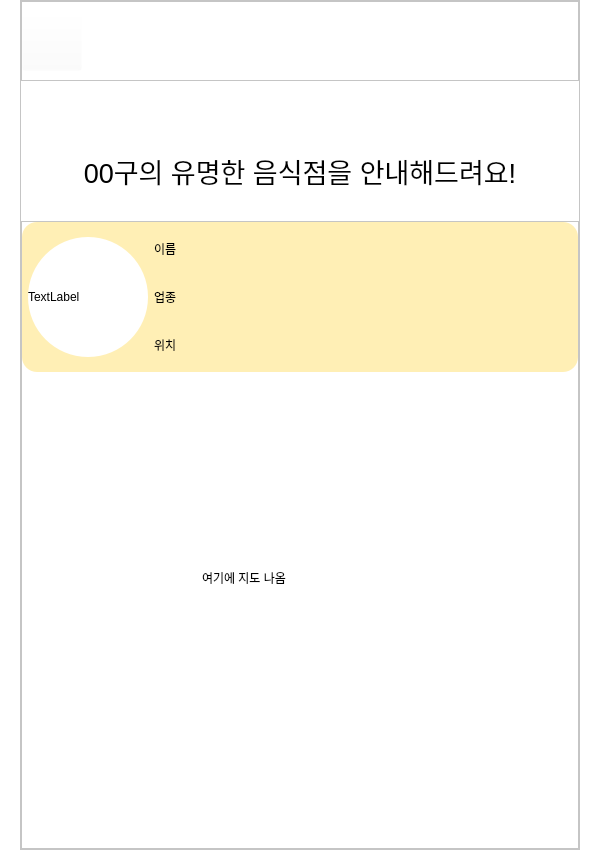
<?xml version="1.0" encoding="UTF-8"?>
<ui version="4.0">
 <class>MainWindow</class>
 <widget class="QMainWindow" name="MainWindow">
  <property name="geometry">
   <rect>
    <x>0</x>
    <y>0</y>
    <width>600</width>
    <height>850</height>
   </rect>
  </property>
  <property name="minimumSize">
   <size>
    <width>600</width>
    <height>850</height>
   </size>
  </property>
  <property name="maximumSize">
   <size>
    <width>600</width>
    <height>850</height>
   </size>
  </property>
  <property name="windowTitle">
   <string>MainWindow</string>
  </property>
  <widget class="QWidget" name="centralwidget">
   <layout class="QVBoxLayout" name="verticalLayout">
    <property name="spacing">
     <number>0</number>
    </property>
    <property name="leftMargin">
     <number>0</number>
    </property>
    <property name="topMargin">
     <number>0</number>
    </property>
    <property name="rightMargin">
     <number>0</number>
    </property>
    <property name="bottomMargin">
     <number>0</number>
    </property>
    <item>
     <widget class="QStackedWidget" name="stackedWidget">
      <property name="currentIndex">
       <number>4</number>
      </property>
      <widget class="QWidget" name="open_page">
       <widget class="QLabel" name="label">
        <property name="geometry">
         <rect>
          <x>0</x>
          <y>0</y>
          <width>601</width>
          <height>851</height>
         </rect>
        </property>
        <property name="text">
         <string/>
        </property>
        <property name="pixmap">
         <pixmap>img/background.png</pixmap>
        </property>
        <property name="scaledContents">
         <bool>true</bool>
        </property>
       </widget>
       <widget class="QLabel" name="label_2">
        <property name="geometry">
         <rect>
          <x>180</x>
          <y>250</y>
          <width>301</width>
          <height>71</height>
         </rect>
        </property>
        <property name="styleSheet">
         <string notr="true">font: 81 30pt &quot;Pretendard ExtraBold&quot;;
color: rgb(255, 255, 255);</string>
        </property>
        <property name="text">
         <string>서울 관광 프로그램</string>
        </property>
       </widget>
      </widget>
      <widget class="QWidget" name="main_page_1">
       <property name="styleSheet">
        <string notr="true">background-color: rgb(255, 255, 255);</string>
       </property>
       <layout class="QHBoxLayout" name="horizontalLayout_2">
        <property name="spacing">
         <number>0</number>
        </property>
        <property name="leftMargin">
         <number>0</number>
        </property>
        <property name="topMargin">
         <number>0</number>
        </property>
        <property name="rightMargin">
         <number>0</number>
        </property>
        <property name="bottomMargin">
         <number>0</number>
        </property>
        <item>
         <layout class="QHBoxLayout" name="horizontalLayout">
          <property name="spacing">
           <number>0</number>
          </property>
          <item>
           <spacer name="horizontalSpacer">
            <property name="orientation">
             <enum>Qt::Horizontal</enum>
            </property>
            <property name="sizeType">
             <enum>QSizePolicy::Fixed</enum>
            </property>
            <property name="sizeHint" stdset="0">
             <size>
              <width>20</width>
              <height>20</height>
             </size>
            </property>
           </spacer>
          </item>
          <item>
           <widget class="QFrame" name="frame_3">
            <property name="frameShape">
             <enum>QFrame::StyledPanel</enum>
            </property>
            <property name="frameShadow">
             <enum>QFrame::Raised</enum>
            </property>
            <layout class="QVBoxLayout" name="verticalLayout_3">
             <property name="spacing">
              <number>0</number>
             </property>
             <property name="leftMargin">
              <number>0</number>
             </property>
             <property name="topMargin">
              <number>0</number>
             </property>
             <property name="rightMargin">
              <number>0</number>
             </property>
             <property name="bottomMargin">
              <number>0</number>
             </property>
             <item>
              <spacer name="verticalSpacer">
               <property name="orientation">
                <enum>Qt::Vertical</enum>
               </property>
               <property name="sizeType">
                <enum>QSizePolicy::Fixed</enum>
               </property>
               <property name="sizeHint" stdset="0">
                <size>
                 <width>20</width>
                 <height>55</height>
                </size>
               </property>
              </spacer>
             </item>
             <item>
              <widget class="QLabel" name="label_4">
               <property name="minimumSize">
                <size>
                 <width>0</width>
                 <height>40</height>
                </size>
               </property>
               <property name="maximumSize">
                <size>
                 <width>16777215</width>
                 <height>40</height>
                </size>
               </property>
               <property name="font">
                <font>
                 <family>Pretendard Light</family>
                 <pointsize>20</pointsize>
                </font>
               </property>
               <property name="text">
                <string>서울 여행 추천기</string>
               </property>
              </widget>
             </item>
             <item>
              <widget class="QLabel" name="label_5">
               <property name="minimumSize">
                <size>
                 <width>0</width>
                 <height>96</height>
                </size>
               </property>
               <property name="maximumSize">
                <size>
                 <width>16777215</width>
                 <height>96</height>
                </size>
               </property>
               <property name="font">
                <font>
                 <family>Pretendard SemiBold</family>
                 <pointsize>28</pointsize>
                </font>
               </property>
               <property name="text">
                <string>000님, 
서울 여행을 준비하세요.</string>
               </property>
              </widget>
             </item>
             <item>
              <widget class="QFrame" name="frame">
               <property name="maximumSize">
                <size>
                 <width>16777215</width>
                 <height>545</height>
                </size>
               </property>
               <property name="styleSheet">
                <string notr="true">QPushButton{
border-radius: 15px;
border: 1px solid black;
background-color: rgb(255, 255, 255);
}</string>
               </property>
               <property name="frameShape">
                <enum>QFrame::StyledPanel</enum>
               </property>
               <property name="frameShadow">
                <enum>QFrame::Raised</enum>
               </property>
               <layout class="QVBoxLayout" name="verticalLayout_2">
                <property name="spacing">
                 <number>0</number>
                </property>
                <property name="leftMargin">
                 <number>0</number>
                </property>
                <property name="topMargin">
                 <number>0</number>
                </property>
                <property name="rightMargin">
                 <number>0</number>
                </property>
                <property name="bottomMargin">
                 <number>0</number>
                </property>
                <item>
                 <widget class="QLabel" name="label_3">
                  <property name="minimumSize">
                   <size>
                    <width>0</width>
                    <height>30</height>
                   </size>
                  </property>
                  <property name="maximumSize">
                   <size>
                    <width>16777215</width>
                    <height>30</height>
                   </size>
                  </property>
                  <property name="font">
                   <font>
                    <family>Pretendard Light</family>
                    <pointsize>16</pointsize>
                   </font>
                  </property>
                  <property name="text">
                   <string>오늘의 서울 날씨는..</string>
                  </property>
                 </widget>
                </item>
                <item>
                 <widget class="QWidget" name="widget" native="true">
                  <property name="styleSheet">
                   <string notr="true">background-color: rgb(255, 255, 255);
border-radius: 15px;
border: 1px solid black;</string>
                  </property>
                 </widget>
                </item>
                <item>
                 <widget class="QFrame" name="frame_2">
                  <property name="minimumSize">
                   <size>
                    <width>0</width>
                    <height>210</height>
                   </size>
                  </property>
                  <property name="styleSheet">
                   <string notr="true"/>
                  </property>
                  <property name="frameShape">
                   <enum>QFrame::StyledPanel</enum>
                  </property>
                  <property name="frameShadow">
                   <enum>QFrame::Raised</enum>
                  </property>
                  <layout class="QHBoxLayout" name="horizontalLayout_4">
                   <property name="spacing">
                    <number>0</number>
                   </property>
                   <property name="leftMargin">
                    <number>0</number>
                   </property>
                   <property name="topMargin">
                    <number>0</number>
                   </property>
                   <property name="rightMargin">
                    <number>0</number>
                   </property>
                   <property name="bottomMargin">
                    <number>0</number>
                   </property>
                   <item>
                    <widget class="QPushButton" name="pushButton_3">
                     <property name="minimumSize">
                      <size>
                       <width>170</width>
                       <height>150</height>
                      </size>
                     </property>
                     <property name="maximumSize">
                      <size>
                       <width>16777215</width>
                       <height>150</height>
                      </size>
                     </property>
                     <property name="text">
                      <string>맛집</string>
                     </property>
                    </widget>
                   </item>
                   <item>
                    <spacer name="horizontalSpacer_3">
                     <property name="orientation">
                      <enum>Qt::Horizontal</enum>
                     </property>
                     <property name="sizeHint" stdset="0">
                      <size>
                       <width>40</width>
                       <height>20</height>
                      </size>
                     </property>
                    </spacer>
                   </item>
                   <item>
                    <widget class="QPushButton" name="pushButton_2">
                     <property name="minimumSize">
                      <size>
                       <width>170</width>
                       <height>150</height>
                      </size>
                     </property>
                     <property name="text">
                      <string>숙박</string>
                     </property>
                    </widget>
                   </item>
                   <item>
                    <spacer name="horizontalSpacer_4">
                     <property name="orientation">
                      <enum>Qt::Horizontal</enum>
                     </property>
                     <property name="sizeHint" stdset="0">
                      <size>
                       <width>40</width>
                       <height>20</height>
                      </size>
                     </property>
                    </spacer>
                   </item>
                   <item>
                    <widget class="QPushButton" name="pushButton">
                     <property name="minimumSize">
                      <size>
                       <width>170</width>
                       <height>150</height>
                      </size>
                     </property>
                     <property name="text">
                      <string>관광</string>
                     </property>
                    </widget>
                   </item>
                  </layout>
                 </widget>
                </item>
                <item>
                 <widget class="QPushButton" name="pushButton_4">
                  <property name="minimumSize">
                   <size>
                    <width>0</width>
                    <height>150</height>
                   </size>
                  </property>
                  <property name="maximumSize">
                   <size>
                    <width>16777215</width>
                    <height>150</height>
                   </size>
                  </property>
                  <property name="styleSheet">
                   <string notr="true"/>
                  </property>
                  <property name="text">
                   <string>전체보기</string>
                  </property>
                 </widget>
                </item>
               </layout>
              </widget>
             </item>
             <item>
              <spacer name="verticalSpacer_2">
               <property name="orientation">
                <enum>Qt::Vertical</enum>
               </property>
               <property name="sizeType">
                <enum>QSizePolicy::Fixed</enum>
               </property>
               <property name="sizeHint" stdset="0">
                <size>
                 <width>20</width>
                 <height>60</height>
                </size>
               </property>
              </spacer>
             </item>
            </layout>
           </widget>
          </item>
          <item>
           <spacer name="horizontalSpacer_2">
            <property name="orientation">
             <enum>Qt::Horizontal</enum>
            </property>
            <property name="sizeType">
             <enum>QSizePolicy::Fixed</enum>
            </property>
            <property name="sizeHint" stdset="0">
             <size>
              <width>20</width>
              <height>20</height>
             </size>
            </property>
           </spacer>
          </item>
         </layout>
        </item>
       </layout>
      </widget>
      <widget class="QWidget" name="main_page_2">
       <property name="styleSheet">
        <string notr="true">background-color: rgb(255, 255, 255);</string>
       </property>
       <layout class="QVBoxLayout" name="verticalLayout_5">
        <property name="spacing">
         <number>0</number>
        </property>
        <property name="leftMargin">
         <number>0</number>
        </property>
        <property name="topMargin">
         <number>0</number>
        </property>
        <property name="rightMargin">
         <number>0</number>
        </property>
        <property name="bottomMargin">
         <number>0</number>
        </property>
        <item>
         <layout class="QHBoxLayout" name="horizontalLayout_5">
          <property name="spacing">
           <number>0</number>
          </property>
          <item>
           <spacer name="horizontalSpacer_6">
            <property name="orientation">
             <enum>Qt::Horizontal</enum>
            </property>
            <property name="sizeType">
             <enum>QSizePolicy::Fixed</enum>
            </property>
            <property name="sizeHint" stdset="0">
             <size>
              <width>20</width>
              <height>20</height>
             </size>
            </property>
           </spacer>
          </item>
          <item>
           <widget class="QFrame" name="frame_5">
            <property name="minimumSize">
             <size>
              <width>0</width>
              <height>220</height>
             </size>
            </property>
            <property name="frameShape">
             <enum>QFrame::StyledPanel</enum>
            </property>
            <property name="frameShadow">
             <enum>QFrame::Raised</enum>
            </property>
            <layout class="QVBoxLayout" name="verticalLayout_4">
             <property name="spacing">
              <number>0</number>
             </property>
             <property name="leftMargin">
              <number>0</number>
             </property>
             <property name="topMargin">
              <number>0</number>
             </property>
             <property name="rightMargin">
              <number>0</number>
             </property>
             <property name="bottomMargin">
              <number>0</number>
             </property>
             <item>
              <widget class="QFrame" name="frame_4">
               <property name="minimumSize">
                <size>
                 <width>0</width>
                 <height>80</height>
                </size>
               </property>
               <property name="maximumSize">
                <size>
                 <width>16777215</width>
                 <height>80</height>
                </size>
               </property>
               <property name="frameShape">
                <enum>QFrame::StyledPanel</enum>
               </property>
               <property name="frameShadow">
                <enum>QFrame::Raised</enum>
               </property>
               <layout class="QHBoxLayout" name="horizontalLayout_3">
                <property name="spacing">
                 <number>0</number>
                </property>
                <property name="leftMargin">
                 <number>0</number>
                </property>
                <property name="topMargin">
                 <number>0</number>
                </property>
                <property name="rightMargin">
                 <number>0</number>
                </property>
                <property name="bottomMargin">
                 <number>0</number>
                </property>
                <item>
                 <widget class="QPushButton" name="pushButton_5">
                  <property name="minimumSize">
                   <size>
                    <width>60</width>
                    <height>60</height>
                   </size>
                  </property>
                  <property name="styleSheet">
                   <string notr="true">background-color: rgba(255, 255, 255, 0);</string>
                  </property>
                  <property name="text">
                   <string/>
                  </property>
                  <property name="icon">
                   <iconset>
                    <normaloff>img/back.png</normaloff>img/back.png</iconset>
                  </property>
                  <property name="iconSize">
                   <size>
                    <width>60</width>
                    <height>60</height>
                   </size>
                  </property>
                 </widget>
                </item>
                <item>
                 <spacer name="horizontalSpacer_5">
                  <property name="orientation">
                   <enum>Qt::Horizontal</enum>
                  </property>
                  <property name="sizeType">
                   <enum>QSizePolicy::Expanding</enum>
                  </property>
                  <property name="sizeHint" stdset="0">
                   <size>
                    <width>40</width>
                    <height>20</height>
                   </size>
                  </property>
                 </spacer>
                </item>
               </layout>
              </widget>
             </item>
             <item>
              <spacer name="verticalSpacer_3">
               <property name="orientation">
                <enum>Qt::Vertical</enum>
               </property>
               <property name="sizeType">
                <enum>QSizePolicy::Fixed</enum>
               </property>
               <property name="sizeHint" stdset="0">
                <size>
                 <width>20</width>
                 <height>40</height>
                </size>
               </property>
              </spacer>
             </item>
             <item>
              <widget class="QLabel" name="label_7">
               <property name="minimumSize">
                <size>
                 <width>0</width>
                 <height>100</height>
                </size>
               </property>
               <property name="maximumSize">
                <size>
                 <width>16777215</width>
                 <height>100</height>
                </size>
               </property>
               <property name="font">
                <font>
                 <pointsize>20</pointsize>
                </font>
               </property>
               <property name="text">
                <string>가고싶은 서울의 장소를 선택하세요!
인기있는 음식점들만 소개해 드립니다.</string>
               </property>
               <property name="alignment">
                <set>Qt::AlignCenter</set>
               </property>
              </widget>
             </item>
             <item>
              <widget class="QFrame" name="frame_6">
               <property name="minimumSize">
                <size>
                 <width>0</width>
                 <height>570</height>
                </size>
               </property>
               <property name="frameShape">
                <enum>QFrame::StyledPanel</enum>
               </property>
               <property name="frameShadow">
                <enum>QFrame::Raised</enum>
               </property>
               <layout class="QVBoxLayout" name="verticalLayout_6">
                <property name="spacing">
                 <number>0</number>
                </property>
                <property name="leftMargin">
                 <number>0</number>
                </property>
                <property name="topMargin">
                 <number>0</number>
                </property>
                <property name="rightMargin">
                 <number>0</number>
                </property>
                <property name="bottomMargin">
                 <number>0</number>
                </property>
                <item>
                 <layout class="QGridLayout" name="gridLayout">
                  <property name="spacing">
                   <number>15</number>
                  </property>
                 </layout>
                </item>
               </layout>
              </widget>
             </item>
            </layout>
           </widget>
          </item>
          <item>
           <spacer name="horizontalSpacer_7">
            <property name="orientation">
             <enum>Qt::Horizontal</enum>
            </property>
            <property name="sizeType">
             <enum>QSizePolicy::Fixed</enum>
            </property>
            <property name="sizeHint" stdset="0">
             <size>
              <width>20</width>
              <height>20</height>
             </size>
            </property>
           </spacer>
          </item>
         </layout>
        </item>
       </layout>
      </widget>
      <widget class="QWidget" name="main_page_3">
       <property name="styleSheet">
        <string notr="true">background-color: rgb(255, 255, 255);</string>
       </property>
       <layout class="QVBoxLayout" name="verticalLayout_9">
        <property name="spacing">
         <number>0</number>
        </property>
        <property name="leftMargin">
         <number>0</number>
        </property>
        <property name="topMargin">
         <number>0</number>
        </property>
        <property name="rightMargin">
         <number>0</number>
        </property>
        <property name="bottomMargin">
         <number>0</number>
        </property>
        <item>
         <layout class="QHBoxLayout" name="horizontalLayout_6">
          <property name="spacing">
           <number>0</number>
          </property>
          <item>
           <spacer name="horizontalSpacer_8">
            <property name="orientation">
             <enum>Qt::Horizontal</enum>
            </property>
            <property name="sizeType">
             <enum>QSizePolicy::Fixed</enum>
            </property>
            <property name="sizeHint" stdset="0">
             <size>
              <width>20</width>
              <height>20</height>
             </size>
            </property>
           </spacer>
          </item>
          <item>
           <widget class="QFrame" name="frame_7">
            <property name="minimumSize">
             <size>
              <width>0</width>
              <height>220</height>
             </size>
            </property>
            <property name="frameShape">
             <enum>QFrame::StyledPanel</enum>
            </property>
            <property name="frameShadow">
             <enum>QFrame::Raised</enum>
            </property>
            <layout class="QVBoxLayout" name="verticalLayout_7">
             <property name="spacing">
              <number>0</number>
             </property>
             <property name="leftMargin">
              <number>0</number>
             </property>
             <property name="topMargin">
              <number>0</number>
             </property>
             <property name="rightMargin">
              <number>0</number>
             </property>
             <property name="bottomMargin">
              <number>0</number>
             </property>
             <item>
              <widget class="QFrame" name="frame_8">
               <property name="minimumSize">
                <size>
                 <width>0</width>
                 <height>80</height>
                </size>
               </property>
               <property name="maximumSize">
                <size>
                 <width>16777215</width>
                 <height>80</height>
                </size>
               </property>
               <property name="frameShape">
                <enum>QFrame::StyledPanel</enum>
               </property>
               <property name="frameShadow">
                <enum>QFrame::Raised</enum>
               </property>
               <layout class="QHBoxLayout" name="horizontalLayout_7">
                <property name="spacing">
                 <number>0</number>
                </property>
                <property name="leftMargin">
                 <number>0</number>
                </property>
                <property name="topMargin">
                 <number>0</number>
                </property>
                <property name="rightMargin">
                 <number>0</number>
                </property>
                <property name="bottomMargin">
                 <number>0</number>
                </property>
                <item>
                 <widget class="QPushButton" name="pushButton_6">
                  <property name="minimumSize">
                   <size>
                    <width>60</width>
                    <height>60</height>
                   </size>
                  </property>
                  <property name="styleSheet">
                   <string notr="true">background-color: rgba(255, 255, 255, 0);</string>
                  </property>
                  <property name="text">
                   <string/>
                  </property>
                  <property name="icon">
                   <iconset>
                    <normaloff>img/back.png</normaloff>img/back.png</iconset>
                  </property>
                  <property name="iconSize">
                   <size>
                    <width>60</width>
                    <height>60</height>
                   </size>
                  </property>
                 </widget>
                </item>
                <item>
                 <spacer name="horizontalSpacer_9">
                  <property name="orientation">
                   <enum>Qt::Horizontal</enum>
                  </property>
                  <property name="sizeType">
                   <enum>QSizePolicy::Expanding</enum>
                  </property>
                  <property name="sizeHint" stdset="0">
                   <size>
                    <width>40</width>
                    <height>20</height>
                   </size>
                  </property>
                 </spacer>
                </item>
               </layout>
              </widget>
             </item>
             <item>
              <spacer name="verticalSpacer_4">
               <property name="orientation">
                <enum>Qt::Vertical</enum>
               </property>
               <property name="sizeType">
                <enum>QSizePolicy::Fixed</enum>
               </property>
               <property name="sizeHint" stdset="0">
                <size>
                 <width>20</width>
                 <height>40</height>
                </size>
               </property>
              </spacer>
             </item>
             <item>
              <widget class="QLabel" name="label_8">
               <property name="minimumSize">
                <size>
                 <width>0</width>
                 <height>100</height>
                </size>
               </property>
               <property name="maximumSize">
                <size>
                 <width>16777215</width>
                 <height>100</height>
                </size>
               </property>
               <property name="font">
                <font>
                 <pointsize>20</pointsize>
                </font>
               </property>
               <property name="text">
                <string>00구의 유명한 음식점을 안내해드려요!</string>
               </property>
               <property name="alignment">
                <set>Qt::AlignCenter</set>
               </property>
              </widget>
             </item>
             <item>
              <widget class="QFrame" name="frame_9">
               <property name="minimumSize">
                <size>
                 <width>0</width>
                 <height>570</height>
                </size>
               </property>
               <property name="frameShape">
                <enum>QFrame::StyledPanel</enum>
               </property>
               <property name="frameShadow">
                <enum>QFrame::Raised</enum>
               </property>
               <layout class="QVBoxLayout" name="verticalLayout_8">
                <property name="spacing">
                 <number>0</number>
                </property>
                <property name="leftMargin">
                 <number>0</number>
                </property>
                <property name="topMargin">
                 <number>0</number>
                </property>
                <property name="rightMargin">
                 <number>0</number>
                </property>
                <property name="bottomMargin">
                 <number>0</number>
                </property>
                <item>
                 <widget class="QScrollArea" name="scrollArea">
                  <property name="widgetResizable">
                   <bool>true</bool>
                  </property>
                  <widget class="QWidget" name="scrollAreaWidgetContents">
                   <property name="geometry">
                    <rect>
                     <x>0</x>
                     <y>0</y>
                     <width>552</width>
                     <height>582</height>
                    </rect>
                   </property>
                  </widget>
                 </widget>
                </item>
                <item>
                 <spacer name="verticalSpacer_5">
                  <property name="orientation">
                   <enum>Qt::Vertical</enum>
                  </property>
                  <property name="sizeType">
                   <enum>QSizePolicy::Fixed</enum>
                  </property>
                  <property name="sizeHint" stdset="0">
                   <size>
                    <width>20</width>
                    <height>40</height>
                   </size>
                  </property>
                 </spacer>
                </item>
               </layout>
              </widget>
             </item>
            </layout>
           </widget>
          </item>
          <item>
           <spacer name="horizontalSpacer_10">
            <property name="orientation">
             <enum>Qt::Horizontal</enum>
            </property>
            <property name="sizeType">
             <enum>QSizePolicy::Fixed</enum>
            </property>
            <property name="sizeHint" stdset="0">
             <size>
              <width>20</width>
              <height>20</height>
             </size>
            </property>
           </spacer>
          </item>
         </layout>
        </item>
       </layout>
      </widget>
      <widget class="QWidget" name="main_page_4">
       <property name="styleSheet">
        <string notr="true">background-color: rgb(255, 255, 255);</string>
       </property>
       <layout class="QVBoxLayout" name="verticalLayout_12">
        <property name="spacing">
         <number>0</number>
        </property>
        <property name="leftMargin">
         <number>0</number>
        </property>
        <property name="topMargin">
         <number>0</number>
        </property>
        <property name="rightMargin">
         <number>0</number>
        </property>
        <property name="bottomMargin">
         <number>0</number>
        </property>
        <item>
         <layout class="QHBoxLayout" name="horizontalLayout_8">
          <property name="spacing">
           <number>0</number>
          </property>
          <item>
           <spacer name="horizontalSpacer_11">
            <property name="orientation">
             <enum>Qt::Horizontal</enum>
            </property>
            <property name="sizeType">
             <enum>QSizePolicy::Fixed</enum>
            </property>
            <property name="sizeHint" stdset="0">
             <size>
              <width>20</width>
              <height>20</height>
             </size>
            </property>
           </spacer>
          </item>
          <item>
           <widget class="QFrame" name="frame_10">
            <property name="minimumSize">
             <size>
              <width>0</width>
              <height>220</height>
             </size>
            </property>
            <property name="frameShape">
             <enum>QFrame::StyledPanel</enum>
            </property>
            <property name="frameShadow">
             <enum>QFrame::Raised</enum>
            </property>
            <layout class="QVBoxLayout" name="verticalLayout_10">
             <property name="spacing">
              <number>0</number>
             </property>
             <property name="leftMargin">
              <number>0</number>
             </property>
             <property name="topMargin">
              <number>0</number>
             </property>
             <property name="rightMargin">
              <number>0</number>
             </property>
             <property name="bottomMargin">
              <number>0</number>
             </property>
             <item>
              <widget class="QFrame" name="frame_11">
               <property name="maximumSize">
                <size>
                 <width>16777215</width>
                 <height>80</height>
                </size>
               </property>
               <property name="frameShape">
                <enum>QFrame::StyledPanel</enum>
               </property>
               <property name="frameShadow">
                <enum>QFrame::Raised</enum>
               </property>
               <layout class="QHBoxLayout" name="horizontalLayout_9">
                <property name="spacing">
                 <number>0</number>
                </property>
                <property name="leftMargin">
                 <number>0</number>
                </property>
                <property name="topMargin">
                 <number>0</number>
                </property>
                <property name="rightMargin">
                 <number>0</number>
                </property>
                <property name="bottomMargin">
                 <number>0</number>
                </property>
                <item>
                 <widget class="QPushButton" name="pushButton_7">
                  <property name="minimumSize">
                   <size>
                    <width>60</width>
                    <height>60</height>
                   </size>
                  </property>
                  <property name="styleSheet">
                   <string notr="true">background-color: rgba(255, 255, 255, 0);</string>
                  </property>
                  <property name="text">
                   <string/>
                  </property>
                  <property name="icon">
                   <iconset>
                    <normaloff>img/back.png</normaloff>img/back.png</iconset>
                  </property>
                  <property name="iconSize">
                   <size>
                    <width>60</width>
                    <height>60</height>
                   </size>
                  </property>
                 </widget>
                </item>
                <item>
                 <spacer name="horizontalSpacer_12">
                  <property name="orientation">
                   <enum>Qt::Horizontal</enum>
                  </property>
                  <property name="sizeType">
                   <enum>QSizePolicy::Expanding</enum>
                  </property>
                  <property name="sizeHint" stdset="0">
                   <size>
                    <width>40</width>
                    <height>20</height>
                   </size>
                  </property>
                 </spacer>
                </item>
               </layout>
              </widget>
             </item>
             <item>
              <spacer name="verticalSpacer_6">
               <property name="orientation">
                <enum>Qt::Vertical</enum>
               </property>
               <property name="sizeType">
                <enum>QSizePolicy::Fixed</enum>
               </property>
               <property name="sizeHint" stdset="0">
                <size>
                 <width>20</width>
                 <height>40</height>
                </size>
               </property>
              </spacer>
             </item>
             <item>
              <widget class="QLabel" name="label_9">
               <property name="minimumSize">
                <size>
                 <width>0</width>
                 <height>100</height>
                </size>
               </property>
               <property name="maximumSize">
                <size>
                 <width>16777215</width>
                 <height>100</height>
                </size>
               </property>
               <property name="font">
                <font>
                 <pointsize>20</pointsize>
                </font>
               </property>
               <property name="text">
                <string>00구의 유명한 음식점을 안내해드려요!</string>
               </property>
               <property name="alignment">
                <set>Qt::AlignCenter</set>
               </property>
              </widget>
             </item>
             <item>
              <widget class="QFrame" name="frame_12">
               <property name="minimumSize">
                <size>
                 <width>0</width>
                 <height>570</height>
                </size>
               </property>
               <property name="frameShape">
                <enum>QFrame::StyledPanel</enum>
               </property>
               <property name="frameShadow">
                <enum>QFrame::Raised</enum>
               </property>
               <layout class="QVBoxLayout" name="verticalLayout_11">
                <property name="spacing">
                 <number>0</number>
                </property>
                <property name="leftMargin">
                 <number>0</number>
                </property>
                <property name="topMargin">
                 <number>0</number>
                </property>
                <property name="rightMargin">
                 <number>0</number>
                </property>
                <property name="bottomMargin">
                 <number>0</number>
                </property>
                <item>
                 <widget class="QFrame" name="frame_13">
                  <property name="maximumSize">
                   <size>
                    <width>16777215</width>
                    <height>150</height>
                   </size>
                  </property>
                  <property name="styleSheet">
                   <string notr="true">background-color: rgb(255, 239, 181);
border-radius: 15px;</string>
                  </property>
                  <property name="frameShape">
                   <enum>QFrame::StyledPanel</enum>
                  </property>
                  <property name="frameShadow">
                   <enum>QFrame::Raised</enum>
                  </property>
                  <layout class="QHBoxLayout" name="horizontalLayout_11">
                   <property name="spacing">
                    <number>0</number>
                   </property>
                   <property name="leftMargin">
                    <number>0</number>
                   </property>
                   <property name="topMargin">
                    <number>0</number>
                   </property>
                   <property name="rightMargin">
                    <number>0</number>
                   </property>
                   <property name="bottomMargin">
                    <number>0</number>
                   </property>
                   <item>
                    <layout class="QHBoxLayout" name="horizontalLayout_10">
                     <property name="spacing">
                      <number>6</number>
                     </property>
                     <property name="leftMargin">
                      <number>6</number>
                     </property>
                     <property name="topMargin">
                      <number>6</number>
                     </property>
                     <property name="rightMargin">
                      <number>6</number>
                     </property>
                     <property name="bottomMargin">
                      <number>6</number>
                     </property>
                     <item>
                      <widget class="QLabel" name="img_label">
                       <property name="minimumSize">
                        <size>
                         <width>120</width>
                         <height>0</height>
                        </size>
                       </property>
                       <property name="maximumSize">
                        <size>
                         <width>120</width>
                         <height>120</height>
                        </size>
                       </property>
                       <property name="styleSheet">
                        <string notr="true">background-color: rgb(255, 255, 255);
border-radius: 60px;</string>
                       </property>
                       <property name="text">
                        <string>TextLabel</string>
                       </property>
                      </widget>
                     </item>
                     <item>
                      <layout class="QVBoxLayout" name="verticalLayout_13">
                       <item>
                        <widget class="QLabel" name="name_lab">
                         <property name="text">
                          <string>이름</string>
                         </property>
                        </widget>
                       </item>
                       <item>
                        <widget class="QLabel" name="type_lab">
                         <property name="text">
                          <string>업종</string>
                         </property>
                        </widget>
                       </item>
                       <item>
                        <widget class="QLabel" name="location_lab">
                         <property name="text">
                          <string>위치</string>
                         </property>
                        </widget>
                       </item>
                      </layout>
                     </item>
                    </layout>
                   </item>
                  </layout>
                 </widget>
                </item>
                <item>
                 <widget class="QWidget" name="widget_2" native="true">
                  <property name="maximumSize">
                   <size>
                    <width>16777215</width>
                    <height>515</height>
                   </size>
                  </property>
                  <widget class="QLabel" name="label_6">
                   <property name="geometry">
                    <rect>
                     <x>180</x>
                     <y>190</y>
                     <width>141</width>
                     <height>31</height>
                    </rect>
                   </property>
                   <property name="text">
                    <string>여기에 지도 나옴</string>
                   </property>
                  </widget>
                 </widget>
                </item>
                <item>
                 <spacer name="verticalSpacer_7">
                  <property name="orientation">
                   <enum>Qt::Vertical</enum>
                  </property>
                  <property name="sizeType">
                   <enum>QSizePolicy::Fixed</enum>
                  </property>
                  <property name="sizeHint" stdset="0">
                   <size>
                    <width>20</width>
                    <height>40</height>
                   </size>
                  </property>
                 </spacer>
                </item>
               </layout>
              </widget>
             </item>
            </layout>
           </widget>
          </item>
          <item>
           <spacer name="horizontalSpacer_13">
            <property name="orientation">
             <enum>Qt::Horizontal</enum>
            </property>
            <property name="sizeType">
             <enum>QSizePolicy::Fixed</enum>
            </property>
            <property name="sizeHint" stdset="0">
             <size>
              <width>20</width>
              <height>20</height>
             </size>
            </property>
           </spacer>
          </item>
         </layout>
        </item>
       </layout>
      </widget>
     </widget>
    </item>
   </layout>
  </widget>
 </widget>
 <resources/>
 <connections/>
</ui>
